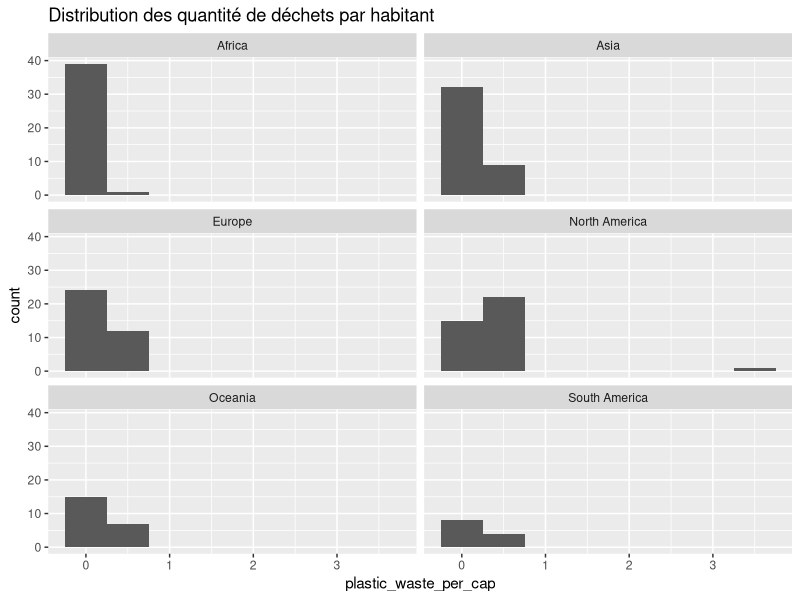
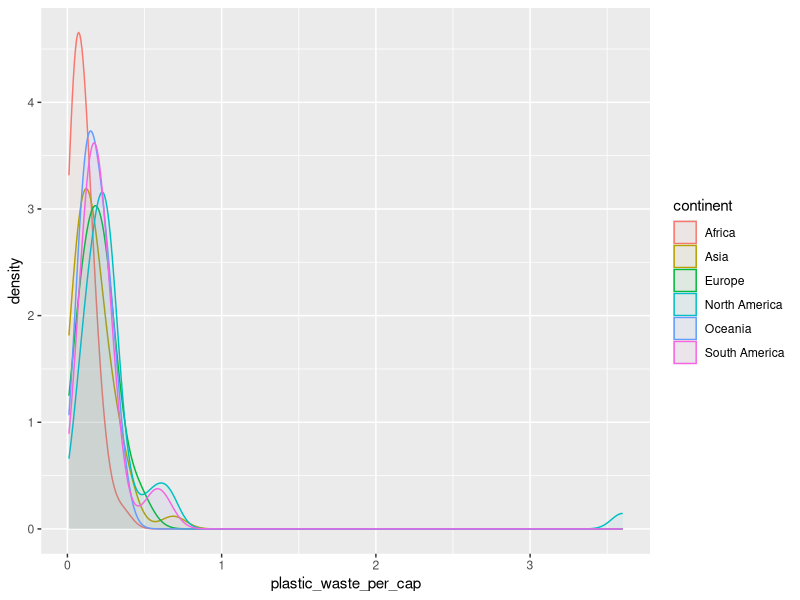
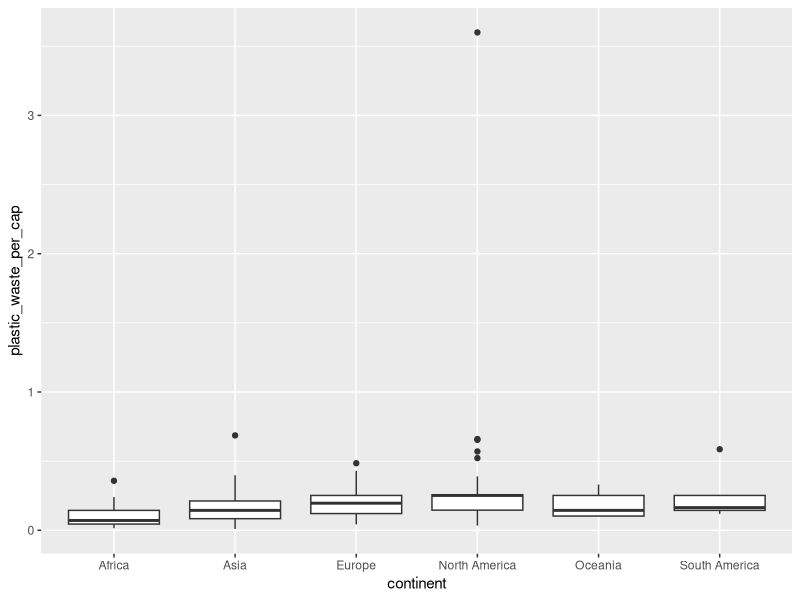
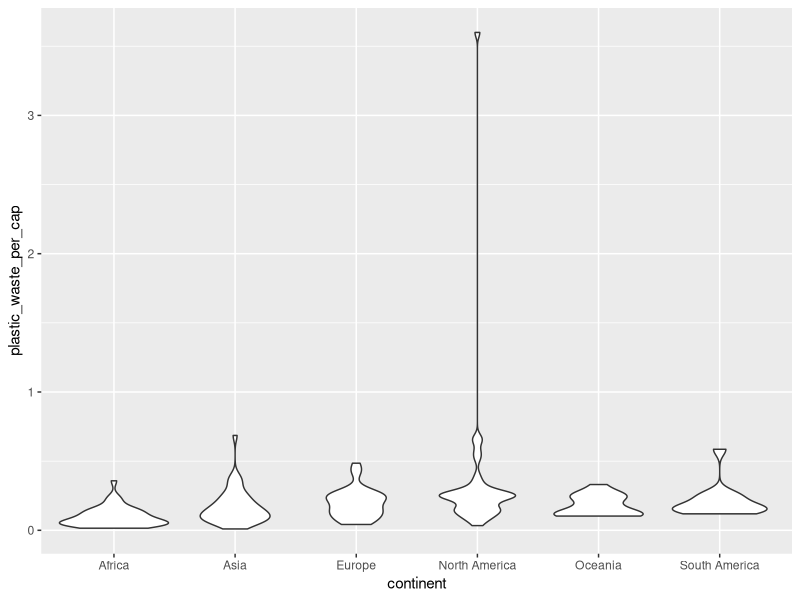
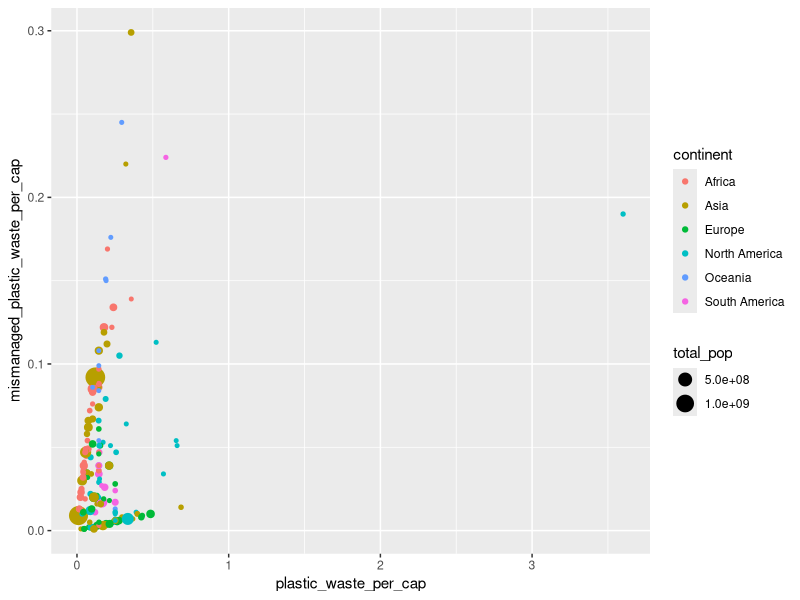
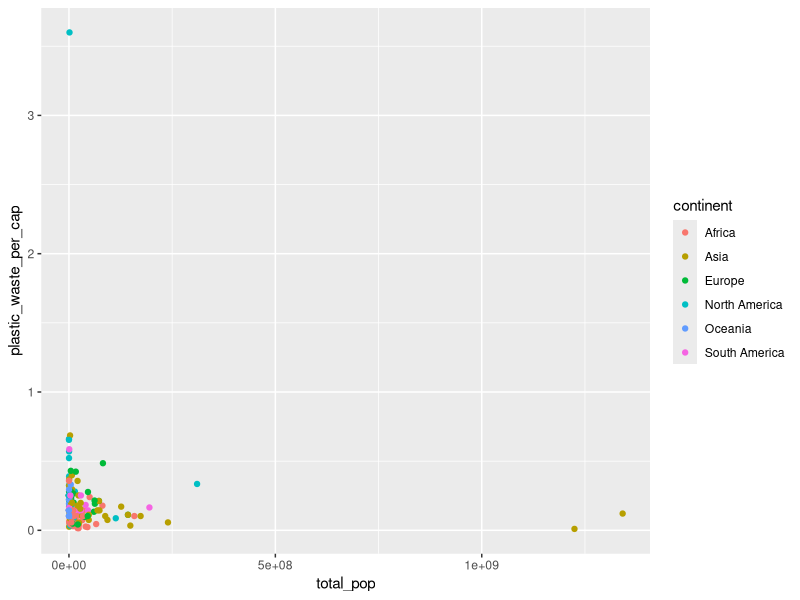
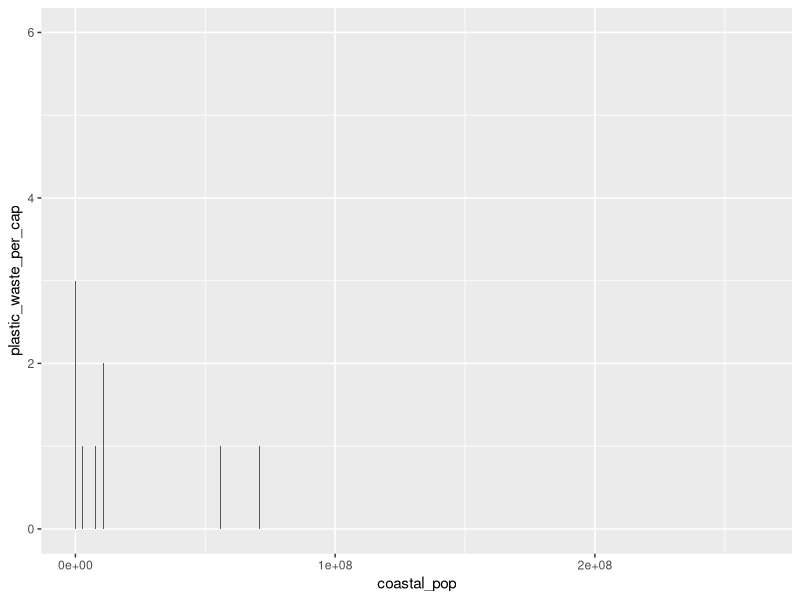

Here is the R script that generated these plots, in order:
## ---- chunk 1
library(tidyverse) 
## ---- chunk 2
plastic_waste <- read_csv("data/plastic-waste.csv")
## ---- chunk 3
plastic_waste %>%
  filter(plastic_waste_per_cap < 3.5)
## ---- chunk 4
#
ggplot(plastic_waste, aes(x = plastic_waste_per_cap)) +
  geom_histogram(binwidth = 0.5, 
                 shape = 1) +
  labs(
    x = "plastic_waste_per_cap",
    y = "count",
    title = "Distribution des quantité de déchets par habitant"
  ) +
  facet_wrap(~ continent, nrow = 3)
## ---- chunk 5
#
ggplot(plastic_waste, 
       aes(x = plastic_waste_per_cap, fill = continent, color = continent)) + 
  geom_density(adjust = 2,
               alpha = 0.05)
## ---- chunk 6
# 
ggplot(plastic_waste, 
       aes(x = continent, y = plastic_waste_per_cap)) + 
  geom_boxplot()
## ---- chunk 7
#
ggplot(plastic_waste, 
       aes(x = continent, y = plastic_waste_per_cap)) + 
  geom_violin()
## ---- chunk 8
#
ggplot(plastic_waste, 
       aes(x = plastic_waste_per_cap, y = mismanaged_plastic_waste_per_cap, color = continent, size = total_pop)) +
  geom_point()
## ---- chunk 9
#
ggplot(plastic_waste, 
       aes(x = total_pop, y = plastic_waste_per_cap, 
           fill = continent, color = continent)) +
  geom_point()
## ---- chunk 10
#
ggplot(plastic_waste, aes(x = coastal_pop)) +
  geom_histogram(binwidth = 10000) +
  labs(x = "coastal_pop",
       y = "plastic_waste_per_cap")
## ---- chunk 11
# plastic_waste_coastal <- plastic_waste %>% mutate(coastal_pop_prop = coastal_pop / total_pop) %>% filter(plastic_waste_per_cap < 3)
